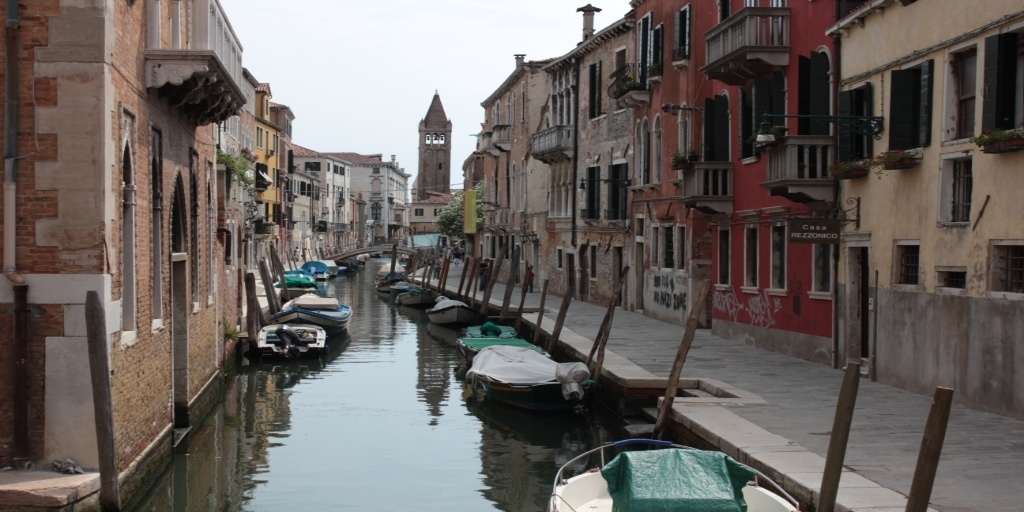
#> input picture codebase/Exposure Fusion/XMY/sample/venice_canal_exp_0.jpg, 1024 x 512 px, found by its file name
$ jupyter execute exposure_fusion_xmy.ipynb   (older library calls are emulated)
#> lines starting #> are read from the running program, lines starting #| are printed output that depends on the picture
[cell 1]
import numpy as np
import cv2
import matplotlib.pyplot as plt

 对齐直接用的网上的代码

[cell 2]
def align_images(images):

    if not isinstance(images, list) or len(images) < 2:
        print("Input has to be a list of at least two images")
        return None

    size = images[0].shape
    for i in range(len(images)):
        if not images[i].shape == size:
            print("Input images have to be of the same size")
            return None

    # Convert images to grayscale
    gray_images = []
    for image in images:
        gray_images.append(cv2.cvtColor(image, cv2.COLOR_BGR2GRAY))

    model_image = gray_images[0]

    # Find size of images
    sz = model_image.shape

    # Define the motion model
    warp_mode = cv2.MOTION_TRANSLATION

    # Define 2x3 or 3x3 matrices and initialize the matrix to identity
    if warp_mode == cv2.MOTION_HOMOGRAPHY:
        warp_matrix = np.eye(3, 3, dtype=np.float32)
    else:
        warp_matrix = np.eye(2, 3, dtype=np.float32)

    # Specify the number of iterations.
    number_of_iterations = 5000

    # Specify the threshold of the increment in the correlation coefficient between two iterations
    termination_eps = 1e-10

    # Define termination criteria
    criteria = (cv2.TERM_CRITERIA_EPS | cv2.TERM_CRITERIA_COUNT, number_of_iterations, termination_eps)

    # Run the ECC algorithm. The results are stored in warp_matrix.
    aligned_images = [images[0]]
    for i in range(1, len(images)):
        (cc, warp_matrix) = cv2.findTransformECC(model_image, gray_images[i], warp_matrix, warp_mode, criteria, inputMask=None, gaussFiltSize=3)

        if warp_mode == cv2.MOTION_HOMOGRAPHY :
            # Use warpPerspective for Homography
            aligned_image = cv2.warpPerspective (images[i], warp_matrix, (sz[1], sz[0]), flags=cv2.INTER_LINEAR + cv2.WARP_INVERSE_MAP)
        else:
            # Use warpAffine for Translation, Euclidean and Affine
            aligned_image = cv2.warpAffine(images[i], warp_matrix, (sz[1], sz[0]), flags=cv2.INTER_LINEAR + cv2.WARP_INVERSE_MAP)

        aligned_images.append(aligned_image)

    return aligned_images

[cell 3]
def compute_weights(images):
    (w_c, w_s, w_e) = (1, 1, 1)

    weights = []
    weight_sum = np.zeros(images[0].shape[:2], dtype=np.float32)
    for image in images:
        image = np.float32(image)/255
        weight = np.zeros(image.shape[:2], dtype = np.float32)

        # contrast
        gray = cv2.cvtColor(image, cv2.COLOR_RGB2GRAY)
        laplacian = cv2.Laplacian(gray, cv2.CV_32F)
        contrast_weight = np.absolute(laplacian) ** w_c + 1

        # saturation
        saturation_weight = image.std(axis=2, dtype=np.float32) + 1

        # well-exposedness
        sigma2 = 0.2
        exposedness_weight = np.prod(np.exp(-((image - 0.5)**2)/(2*sigma2)), axis=2, dtype=np.float32) ** w_e + 1

        weight = contrast_weight * saturation_weight * exposedness_weight
        weight_sum += weight
        weights.append(weight)

    # normalization
    nonzero = weight_sum > 0
    for i in range(len(weights)):
        weights[i][nonzero] /= weight_sum[nonzero]
        weights[i] = np.uint8(weights[i]*255)

    return weights

[cell 4]
def get_gaussian_pyramid(image, depth):
    G = image.copy()
    gpA = [G]
    for i in range(depth):
        G = cv2.pyrDown(G)
        gpA.append(G)
    return gpA

[cell 5]
def get_laplacian_pyramid(image, depth):
    gpA = get_gaussian_pyramid(image, depth)
    lpA = [gpA[depth-1]]
    for i in range(depth-1,0,-1):
        size = (gpA[i-1].shape[1], gpA[i-1].shape[0])
        GE = cv2.pyrUp(gpA[i], dstsize = size)
        L = cv2.subtract(gpA[i-1],GE)
        lpA = [L] + lpA
    return lpA

[cell 6]
def pyramid_collapse(pyramid):
    depth = len(pyramid)
    collapsed = pyramid[depth-1]
    for i in range(depth-2, -1, -1):
        size = (pyramid[i].shape[1], pyramid[i].shape[0])
        collapsed = cv2.add(cv2.pyrUp(collapsed, dstsize = size), pyramid[i])
    return collapsed

[cell 7]
def exposure_fusion(images, depth):

    # compute weights
    weights = compute_weights(images)

    #compute pyramids
    lps = []
    gps = []
    for (image, weight) in zip(images, weights):
        lps.append(get_laplacian_pyramid(image, depth))
        gps.append(get_gaussian_pyramid(weight, depth))

    # combine pyramids with weights
    LS = []
    for l in range(depth):
        ls = np.zeros(lps[0][l].shape, dtype=np.uint8)
        for k in range(len(images)):
            lp = lps[k][l]
            gps_float = np.float32(gps[k][l])/255
            gp = np.dstack((gps_float, gps_float, gps_float))
            lp_gp = cv2.multiply(lp, gp, dtype=cv2.CV_8UC3)
            ls = cv2.add(ls, lp_gp)

        LS.append(ls)

    # collapse pyramid
    fusion = pyramid_collapse(LS)
    return fusion

[cell 8]
# img1 = cv2.imread('samples/peyrou_mean.jpg')
# img2 = cv2.imread('samples/peyrou_under.jpg')
# img3 = cv2.imread('samples/peyrou_over.jpg')

img1 = cv2.imread('samples/venice_canal_exp_0.jpg')
#> img1 is the input picture: shape (512, 1024, 3); mean B, G, R 94.6, 98.2, 104.9
img2 = cv2.imread('samples/venice_canal_exp_1.jpg')
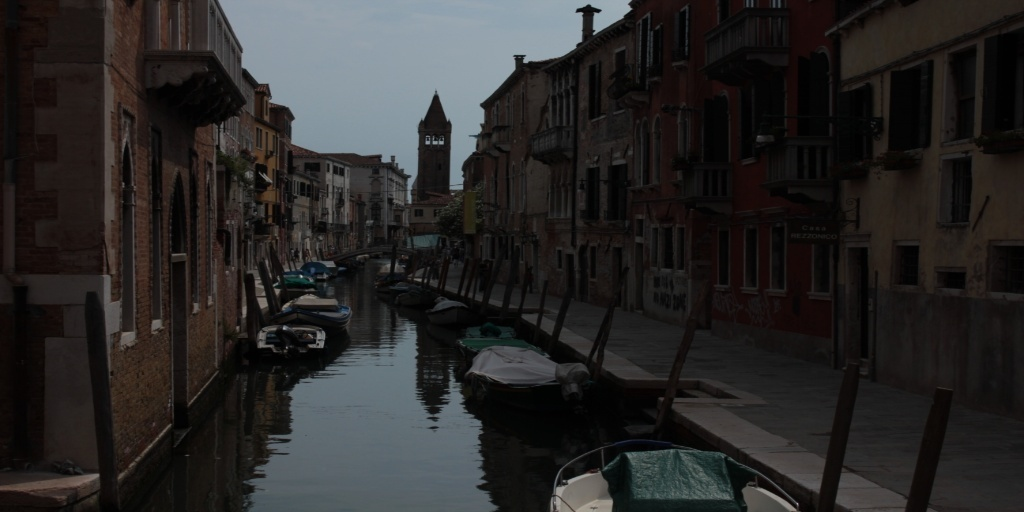
#> input picture codebase/Exposure Fusion/XMY/sample/venice_canal_exp_1.jpg, 1024 x 512 px, found by its file name
#> img2 is the input picture: shape (512, 1024, 3); mean B, G, R 39.3, 39.9, 41.2
img3 = cv2.imread('samples/venice_canal_exp_2.jpg')
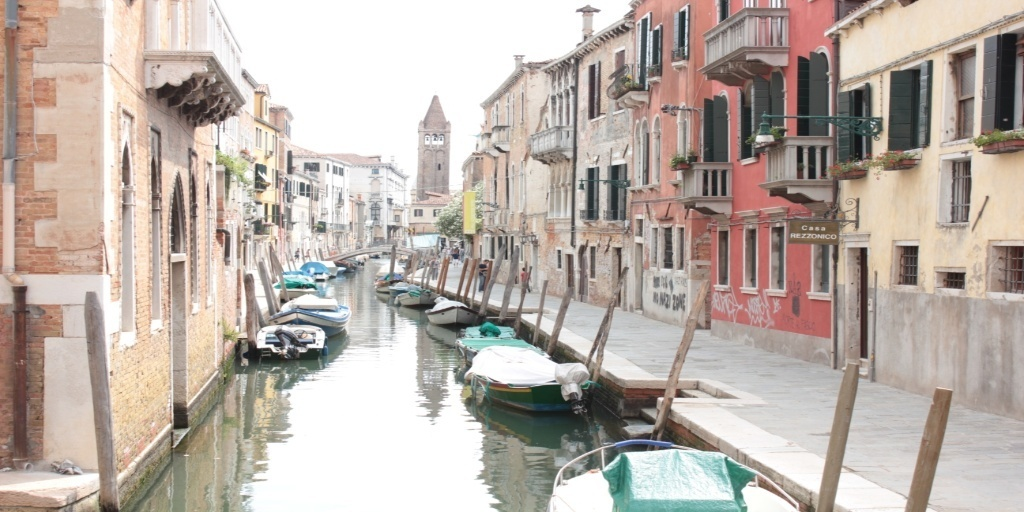
#> input picture codebase/Exposure Fusion/XMY/sample/venice_canal_exp_2.jpg, 1024 x 512 px, found by its file name
#> img3 is the input picture: shape (512, 1024, 3); mean B, G, R 168.3, 176.1, 187

# [4 lines of commented-out code are left out]

images = [img1, img2, img3]

aligned_images = align_images(images)
#> the loop in align_images, `for i in range(len(images)):` made 3 passes
#> the loop in align_images, `for image in images:` made 3 passes
#> after the loop in align_images, `for image in images:`: gray_images = 3 items
#> in align_images, `warp_mode = cv2.MOTION_TRANSLATION`: warp_mode = 0
#> in align_images, `criteria = (cv2.TERM_CRITERIA_EPS | cv2.TERM_CRITERIA_COUNT, number_of..`: criteria = (3, 5000, 1e-10)
#> the loop in align_images, `for i in range(1, len(images)):` made 2 passes
#> (cc, warp_matrix) on passes 1 to 2: (0.96, [[1, 0, -0.365], [0, 1, 0.677]]), (0.906, [[1, 0, -0.81], [0, 1, 0.704]])
#> after the loop in align_images, `for i in range(1, len(images)):`: aligned_images = 3 items
#> aligned_images = 3 items

[cell 9]
fig=plt.figure(figsize=(50, 50))
columns = 3
rows = 1
fig.add_subplot(1, 3, 1)
plt.imshow(cv2.cvtColor(img1, cv2.COLOR_BGR2RGB))
fig.add_subplot(1, 3, 2)
plt.imshow(cv2.cvtColor(img2, cv2.COLOR_BGR2RGB))
fig.add_subplot(1, 3, 3)
plt.imshow(cv2.cvtColor(img3, cv2.COLOR_BGR2RGB))
plt.show()

## pyramid

[cell 10]
fusion = exposure_fusion(aligned_images, depth=4)
#> the loop in compute_weights, `for image in images:` made 3 passes
#> pass 1, in compute_weights, `contrast_weight = np.absolute(laplacian) ** w_c + 1`:
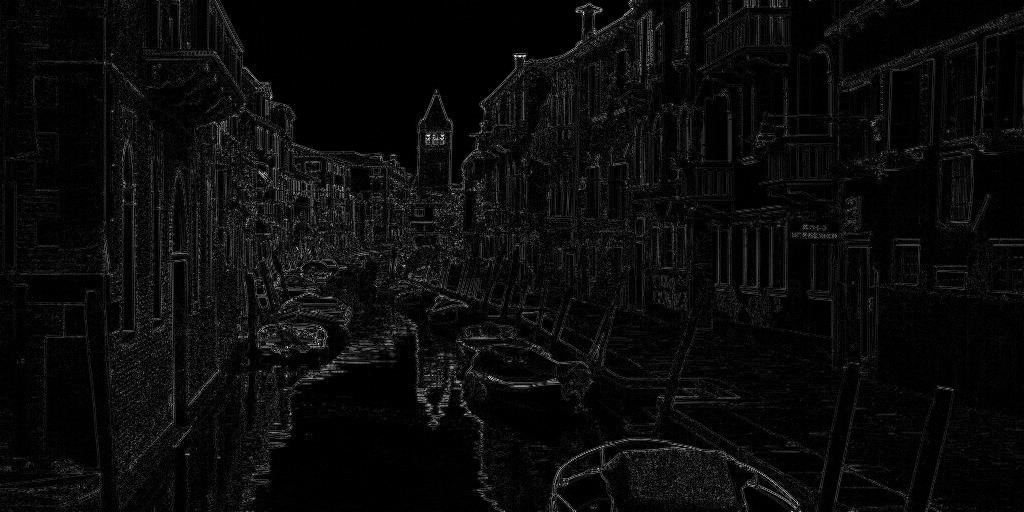
#> contrast_weight: shape (512, 1024) float32; min 1, max 2.24, mean 1.05; drawn with min black and max white
#> after the loop in compute_weights, `for image in images:`:
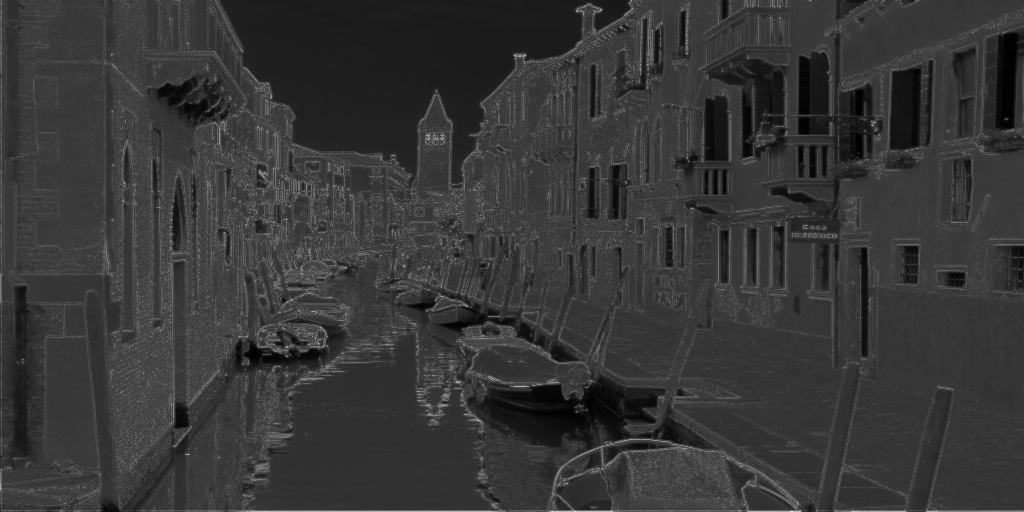
#> weight_sum: shape (512, 1024) float32; min 3.63, max 9.78, mean 4.96; drawn with min black and max white
#> in compute_weights, `nonzero = weight_sum > 0`: nonzero: shape (512, 1024) bool; every value is 1
#> the loop in compute_weights, `for i in range(len(weights)):` made 3 passes
#> the loop in exposure_fusion, `for (image, weight) in zip(images, weights):` made 3 passes
#> pass 1, in get_gaussian_pyramid (call 2), `G = image.copy()`:
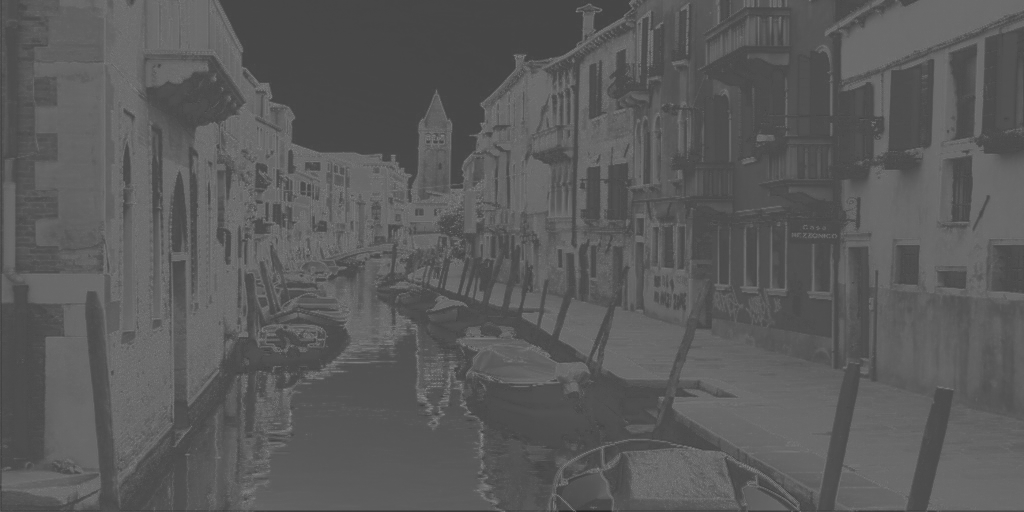
#> G: shape (512, 1024); min 39, max 140, mean 90.4
#> after the loop in exposure_fusion, `for l in range(depth):`:
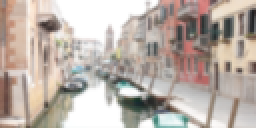
#> lp: shape (64, 128, 3) (shown 2 times larger); mean of channels 0, 1, 2 168.2, 176, 187.1; drawn as B, G, R
#> after the loop in exposure_fusion, `for l in range(depth):`: LS = 4 items
#> in pyramid_collapse, `depth = len(pyramid)`: depth = 4
fusion2 = cv2.cvtColor(fusion, cv2.COLOR_BGR2RGB)
plt.imshow(fusion2)

cv2.imwrite('samples/venice_canal_fusion.jpg', fusion)
#> Out = True

## naive

[cell 11]
weights = compute_weights(images)
#> the loop in compute_weights (call 2), `for image in images:` made 3 passes
#> pass 1, in compute_weights (call 2), `saturation_weight = image.std(axis=2, dtype=np.float32) + 1`:
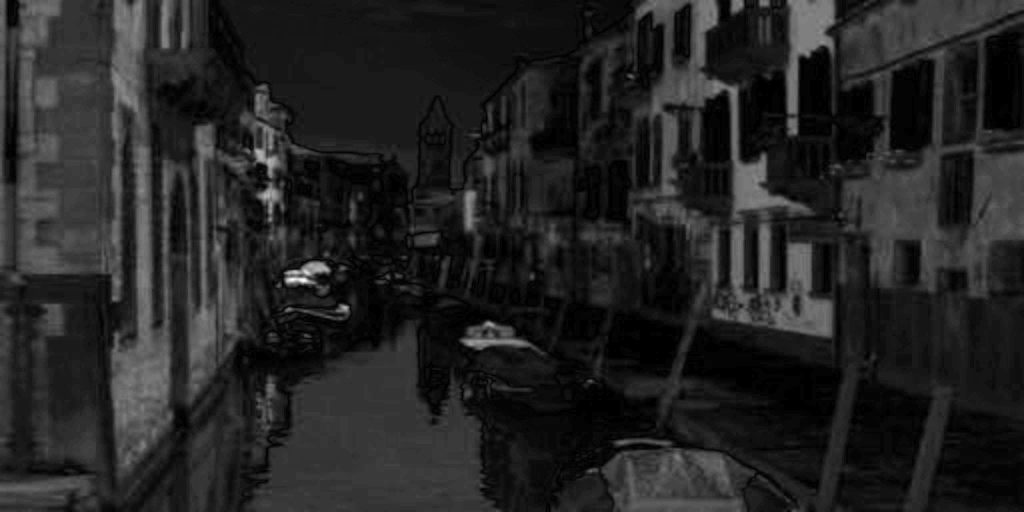
#> saturation_weight: shape (512, 1024) float32; min 1, max 1.2, mean 1.03; drawn with min black and max white
#> after the loop in compute_weights (call 2), `for image in images:`:
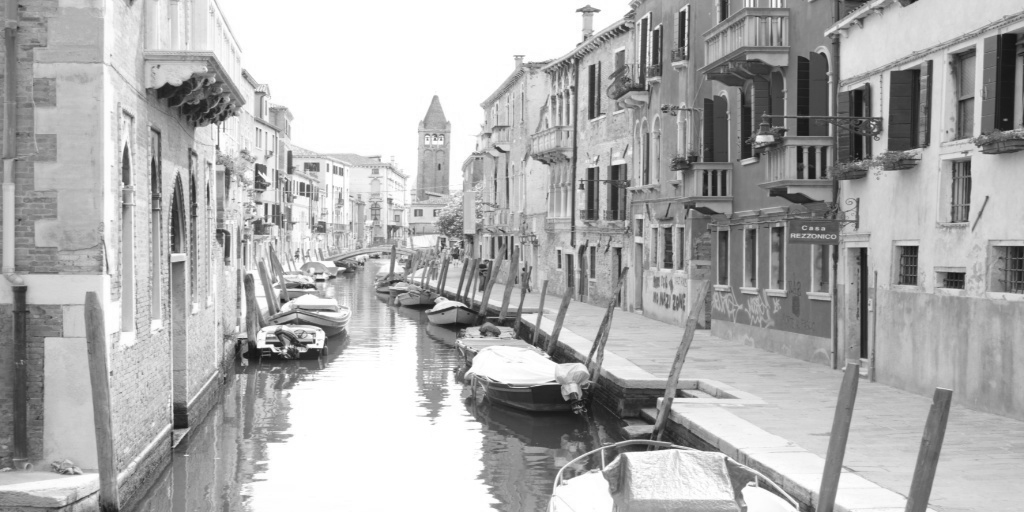
#> gray: shape (512, 1024) float32; min 0.076, max 1, mean 0.686
#> the loop in compute_weights (call 2), `for i in range(len(weights)):` made 3 passes
#> weights = 3 items
weights_f = np.float32(weights)/255
res = np.zeros(images[0].shape, dtype = np.float32)
for (image, weight) in zip(images, weights_f):
    res += np.float32(image) * np.dstack((weight, weight, weight))
#> this loop made 3 passes
#> pass 3, `res += np.float32(image) * np.dstack((weight, weight, weight))`:
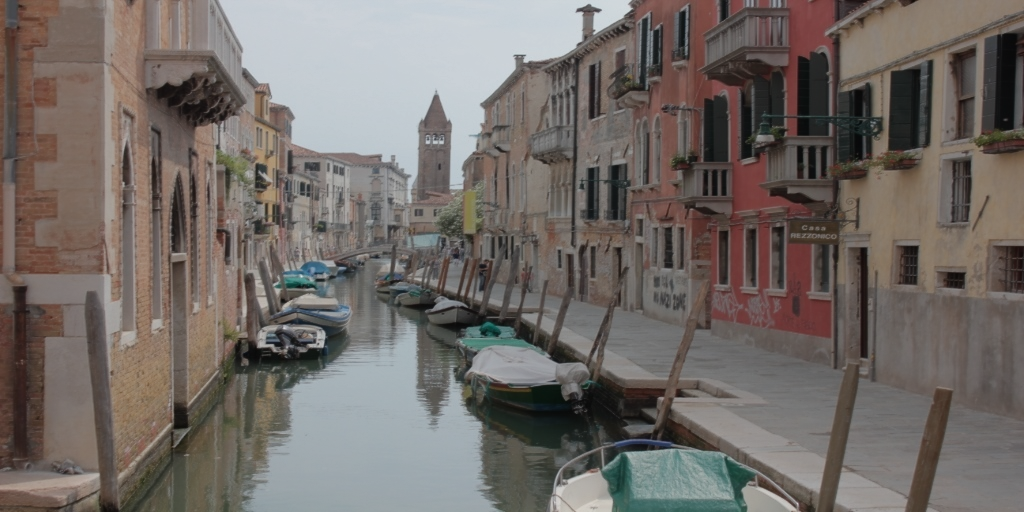
#> res: shape (512, 1024, 3) float32; mean B, G, R 103.1, 107.3, 114
cv2.imwrite('samples/venice_canal_naive.jpg', res)
res = cv2.cvtColor(fusion, cv2.COLOR_BGR2RGB)
plt.imshow(np.uint8(res))
